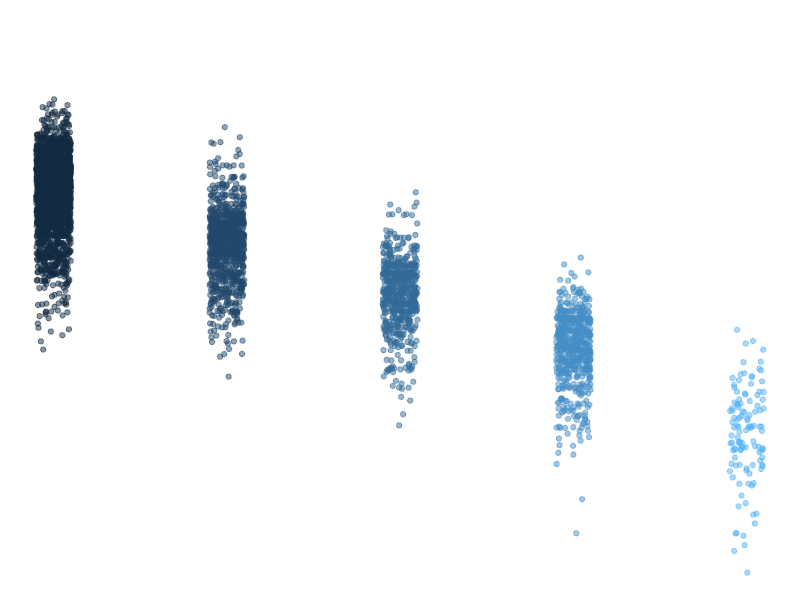

Source code (R):
## ---- chunk 1
knitr::opts_chunk$set(echo = TRUE)
library(tidyverse)
## ---- chunk 2
summary(storms)
## ---- chunk 3
names(storms)
## ---- chunk 4
 ggplot(data = storms, aes(x = category, y = pressure)) + 
   geom_jitter(width = 0.1,  
               alpha = 0.5, 
               aes(color = category), 
               show.legend = FALSE) + 
   labs(x = "StorM CategorRY",  
        y = "Air pressure at storm center (millibars)" 
        ) + 
   theme_void() 
